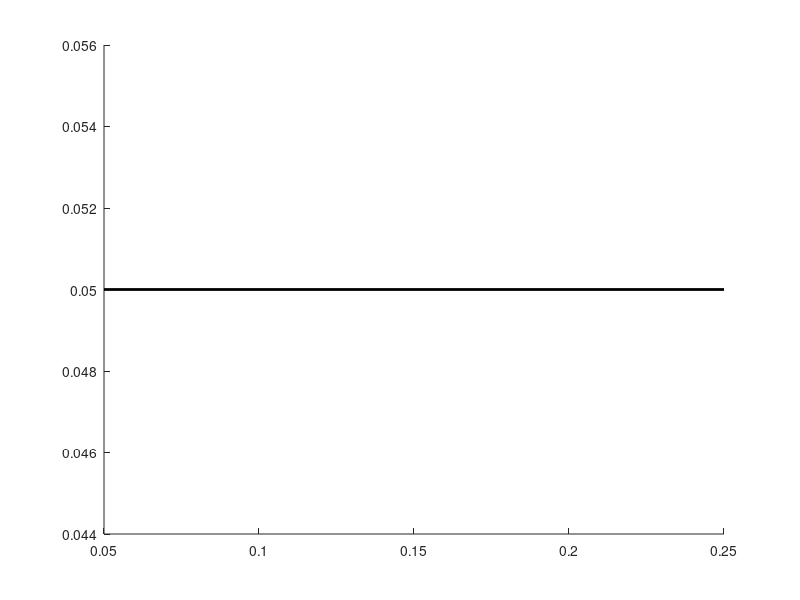

Write the MATLAB code that produced this figure.
% SCALEBAR   Add a scalebar to an axis.
% (utilities package)
%
% HP = scalebar (unit, pos)
% -------------------------
%
% Adds a scalebar to the axis.
%
% Input
% -----
% - unit     ::string: {DEFAULT: micrometer, '\mum'}
% - pos      ::string: position {DEFAULT: southwest '-sw'}
%     '-sw'  : southwest
%     '-se'  : southeast
%     '-nw'  : northwest
%     '-ne'  : northeast
%
% Output
% ------
%
% HP         ::handles: HP links to the graphical objects
%
% Example
% -------
% plot_tree    (sample_tree);
% axis         off;
% scalebar;
%
% See also start_trees
% Uses
%
% the TREES toolbox: edit, generate, visualise and analyse neuronal trees
% Copyright (C) 2009 - 2016  Hermann Cuntz

function HP  = scalebar (unit, pos)

if (nargin < 1) || isempty (unit)
    % {DEFAULT: micrometer unit}
    unit     = '\mum';
end

if (nargin < 2) || isempty (pos)
    % {DEFAULT: position southwest}
    pos      = '-sw'; 
end

dx           = xlim;
ddx          = (dx (2) - dx (1)) / 5;
rddx         = (10 ^ (floor (log10 (ddx))));
ddx          = round (ddx ./ rddx) .* rddx;
if     strcmp (pos, '-sw')
    ddx2     =             0.05 .* (dx (2) - dx (1)) + dx (1);
    dy       = ylim; ddy = 0.05 .* (dy (2) - dy (1)) + dy (1);
    ddy3     =             0.07 .* (dy (2) - dy (1)) + dy (1);
    HPL      = line        ([ddx2 (ddx2 + ddx)], [ddy ddy]);
    HPT      = text        (ddx2,       ddy3, [(num2str (ddx)) ' ' unit]);
elseif strcmp (pos, '-se')
    ddx2     =             0.95 .* (dx (2) - dx (1)) + dx (1);
    dy       = ylim; ddy = 0.05 .* (dy (2) - dy (1)) + dy (1);
    ddy3     =             0.07 .* (dy (2) - dy (1)) + dy (1);
    HPL      = line        ([ddx2 (ddx2 - ddx)], [ddy ddy]);
    HPT      = text        (ddx2 - ddx, ddy3, [(num2str (ddx)) ' ' unit]);
elseif strcmp (pos, '-ne')
    ddx2     =             0.95 .* (dx (2) - dx (1)) + dx (1);
    dy       = ylim; ddy = 0.90 .* (dy (2) - dy (1)) + dy (1);
    ddy3     =             0.92 .* (dy (2) - dy (1)) + dy (1);
    HPL      = line        ([ddx2 (ddx2 - ddx)], [ddy ddy]);
    HPT      = text        (ddx2 - ddx, ddy3, [(num2str (ddx)) ' ' unit]);
elseif strcmp (pos, '-nw')
    ddx2     =             0.05 .* (dx (2) - dx (1)) + dx (1);
    dy       = ylim; ddy = 0.90 .* (dy (2) - dy (1)) + dy (1);
    ddy3     =             0.92 .* (dy (2) - dy (1)) + dy (1);
    HPL      = line        ([ddx2 (ddx2 + ddx)], [ddy ddy]);
    HPT      = text        (ddx2,       ddy3, [(num2str (ddx)) ' ' unit]);
end
set          (HPL, ...
    'color',                   [0 0 0], ...
    'linewidth',               2);
set          (HPT, ...
    'fontsize',                12, ...
    'verticalAlignment',       'bottom');
HP           = [HPL; HPT];



